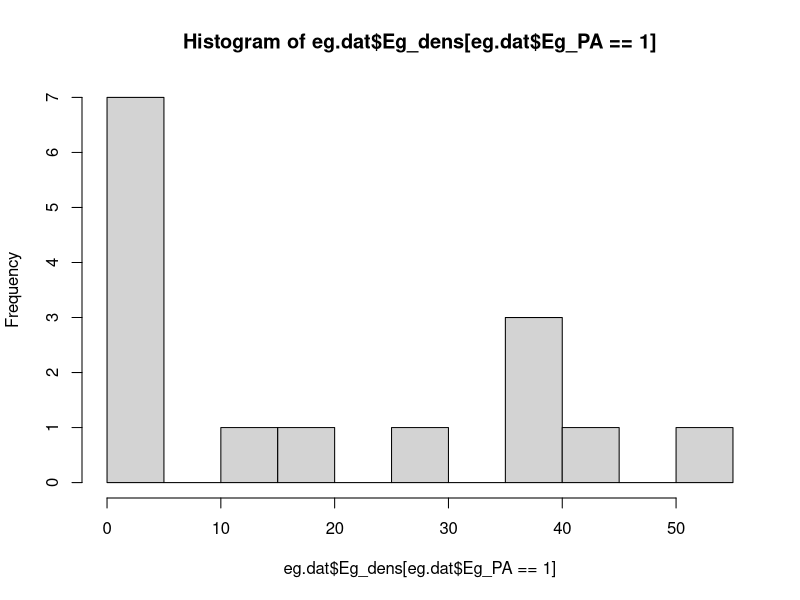

Recreate this plot in R. (Note: this script raises an error after producing the figure.)
## ---- chunk 1
library(tidyverse)

theme_set(theme_classic())
## ---- chunk 2
eg.dat <- read.csv("Puyallup_MSA_Eelgrass.csv", stringsAsFactors = FALSE, header = TRUE)
## ---- chunk 3
eg.sum <- eg.dat %>% 
  group_by(Tjoin) %>% 
  summarise(n_samples = n(),
            n_EG_pres = sum(Eg_PA),
            mean_EG_dens = mean(Eg_dens, na.rm = TRUE))

eg.sum$n_EG_dens_orig <- c(4, 0, 3, 2, 0, 1, 2, 2, 1, 0)
eg.sum$n_to_sim <- eg.sum$n_EG_pres - eg.sum$n_EG_dens_orig

hist(eg.dat$Eg_dens[eg.dat$Eg_PA == 1], breaks = 10)
## ---- chunk 4
eg.sim <- data.frame(Tjoin = rep(eg.sum$Tjoin, eg.sum$n_samples))
eg.sim$rep <- c(1:eg.sum$n_samples[1],
                1:eg.sum$n_samples[2],
                1:eg.sum$n_samples[3],
                1:eg.sum$n_samples[4],
                1:eg.sum$n_samples[5],
                1:eg.sum$n_samples[6],
                1:eg.sum$n_samples[7],
                1:eg.sum$n_samples[8],
                1:eg.sum$n_samples[9],
                1:eg.sum$n_samples[10])
eg.sim$EG_PA <- eg.dat$Eg_PA

t1 <- rpois(n = eg.sum$n_to_sim[1], lambda = eg.sum$mean_EG_dens[1])
t2 <- rpois(n = eg.sum$n_to_sim[3], lambda = eg.sum$mean_EG_dens[3])
t3 <- rpois(n = eg.sum$n_to_sim[4], lambda = eg.sum$mean_EG_dens[4])
t5 <- rpois(n = eg.sum$n_to_sim[6], lambda = eg.sum$mean_EG_dens[6])
t6 <- rpois(n = eg.sum$n_to_sim[7], lambda = eg.sum$mean_EG_dens[7])
t7 <- rpois(n = eg.sum$n_to_sim[8], lambda = mean(eg.sum$mean_EG_dens, na.rm = TRUE))
t8 <- rpois(n = eg.sum$n_to_sim[9], lambda = mean(eg.sum$mean_EG_dens, na.rm = TRUE))

eg.sim$EG_dens <- NA
eg.sim[1:23, 4] <- c(37.33, 37.33, 37.33, 0, t1, 0, 0, 0, 0, 0 ,0 ,0, 0, 0, 0)
eg.sim[24:41, 4] <- rep(0, 18)
eg.sim[42:63, 4] <- c(53.33, 0, 26.67, t2, rep(0, 11))
eg.sim[64:85, 4] <- c(0, 16, t3, rep(0, 15))
eg.sim[86:102, 4] <- rep(0, 17)
eg.sim[103:123, 4] <- c(10.67, t5, rep(0, 17))
eg.sim[124:145, 4] <- c(42.67, 0, t6, rep(0, 15))
eg.sim[146:165, 4] <- c(t7, rep(0, 15))
eg.sim[166:184, 4] <- c(t8, rep(0, 16))
eg.sim[185:201, 4] <- rep(0, 17)
## ---- chunk 5
## All samples ##
mean(eg.sim$EG_dens)
sd(eg.sim$EG_dens)

(2*(qnorm(0.9) + qnorm(0.8))^2) * ((sd(eg.sim$EG_dens) / (mean(eg.sim$EG_dens) * 0.2))^2)

## Ilai's transformation ##
(abs((8/0.04) * qnorm(0.1))) * (sd(eg.sim$EG_dens) / mean(eg.sim$EG_dens)^2)

(abs((8/0.04) * qnorm(0.1))) * (2 / 5.04)

n.star.pois <- function(mean) {
  (abs((8/0.04) * qnorm(0.1))) * ((2 / mean))
}

n.star.gaus <- function(mean, sd) {
  (abs((8/0.04) * qnorm(0.1))) * ((sd / mean^2))
}

n.star.pois(1200)
n.star.gaus(5.13597, 10.8)

n.star.dat <- data.frame(mean = seq(0.5, 60, by = 0.5))
n.star.dat$sd <- n.star.dat$mean * 0.5
n.star.dat$n.pois <- n.star.pois(n.star.dat$mean)
n.star.dat$n.gaus <- n.star.gaus(n.star.dat$mean, n.star.dat$sd)

ggplot(n.star.dat) +
  geom_line(aes(x = mean, y))

## Eelgrass present ##
mean(eg.sim$EG_dens[eg.sim$EG_PA == 1])
sd(eg.sim$EG_dens[eg.sim$EG_PA == 1])

(2*(qnorm(0.9) + qnorm(0.8))^2) * ((sd(eg.sim$EG_dens[eg.sim$EG_PA == 1]) / (mean(eg.sim$EG_dens[eg.sim$EG_PA == 1]) * 0.2))^2)

## Ilai's transformation ##
(abs((8/0.04) * qnorm(0.1))) * (sd(eg.sim$EG_dens[eg.sim$EG_PA == 1]) / mean(eg.sim$EG_dens[eg.sim$EG_PA == 1])^2)
## ---- chunk 6
## Simulate data ##
pre <- rpois(110, 5.1)
post.same <- rpois(110, 5.1)
post.diff <- rpois(110, 3.5)
post.diff20 <- rpois(110, 4.5) # example where loss is just over 20%

## Test ##
t.test(post.same, pre, alternative = "less")
t.test(post.diff, pre, alternative = "less")
t.test(post.diff20, pre, alternative = "less")
